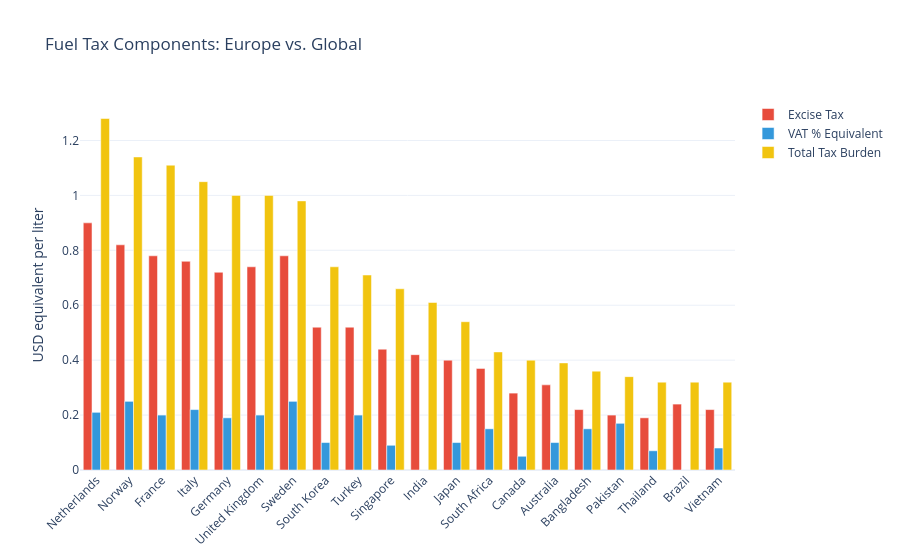

This figure's notebook cell:
### Markdown cell above
### SECTION 7 — Tax Structure Analysis

In developed economies, the price at the pump is mostly a price of 'tax'.

### Code cell
df_tax_sorted = df_tax_comparison.sort_values('total_tax_usd_per_liter', ascending=False).head(20)

fig_tax = go.Figure(data=[
    go.Bar(name='Excise Tax', x=df_tax_sorted['country'], y=df_tax_sorted['excise_usd_per_liter'], marker_color='#E74C3C'),
    go.Bar(name='VAT % Equivalent', x=df_tax_sorted['country'], y=df_tax_sorted['vat_pct']/100, marker_color='#3498DB'),
    go.Bar(name='Total Tax Burden', x=df_tax_sorted['country'], y=df_tax_sorted['total_tax_usd_per_liter'], marker_color='#F1C40F')
])

fig_tax.update_layout(
    barmode='group',
    title="Fuel Tax Components: Europe vs. Global",
    yaxis=dict(title="USD equivalent per liter"),
    template="plotly_white",
    xaxis_tickangle=-45
)
fig_tax.show()

print("What this tells us: Europe pays mostly TAX. In the Netherlands and UK, taxes can exceed 60% of the total price.")

### Figure 1 — Plotly figure (JSON) as saved in the notebook; plotly's stock layout.template omitted (floating-point values rounded to 4 significant figures)
{"data": [{"marker": {"color": "#E74C3C"}, "name": "Excise Tax", "type": "bar", "x": ["Netherlands", "Norway", "France", "Italy", "Germany", "United Kingdom", "Sweden", "South Korea", "Turkey", "Singapore", "India", "Japan", "South Africa", "Canada", "Australia", "Bangladesh", "Pakistan", "Thailand", "Brazil", "Vietnam"], "y": [0.9, 0.82, 0.78, 0.76, 0.72, 0.74, 0.78, 0.52, 0.52, 0.44, 0.42, 0.4, 0.37, 0.28, 0.31, 0.22, 0.2, 0.19, 0.24, 0.22]}, {"marker": {"color": "#3498DB"}, "name": "VAT % Equivalent", "type": "bar", "x": ["Netherlands", "Norway", "France", "Italy", "Germany", "United Kingdom", "Sweden", "South Korea", "Turkey", "Singapore", "India", "Japan", "South Africa", "Canada", "Australia", "Bangladesh", "Pakistan", "Thailand", "Brazil", "Vietnam"], "y": [0.21, 0.25, 0.2, 0.22, 0.19, 0.2, 0.25, 0.1, 0.2, 0.09, 0.0, 0.1, 0.15, 0.05, 0.1, 0.15, 0.17, 0.07, 0.0, 0.08]}, {"marker": {"color": "#F1C40F"}, "name": "Total Tax Burden", "type": "bar", "x": ["Netherlands", "Norway", "France", "Italy", "Germany", "United Kingdom", "Sweden", "South Korea", "Turkey", "Singapore", "India", "Japan", "South Africa", "Canada", "Australia", "Bangladesh", "Pakistan", "Thailand", "Brazil", "Vietnam"], "y": [1.28, 1.14, 1.11, 1.05, 1.0, 1.0, 0.98, 0.74, 0.71, 0.66, 0.61, 0.54, 0.43, 0.4, 0.39, 0.36, 0.34, 0.32, 0.32, 0.32]}], "layout": {"barmode": "group", "title": {"text": "Fuel Tax Components: Europe vs. Global"}, "xaxis": {"tickangle": -45}, "yaxis": {"title": {"text": "USD equivalent per liter"}}}}
